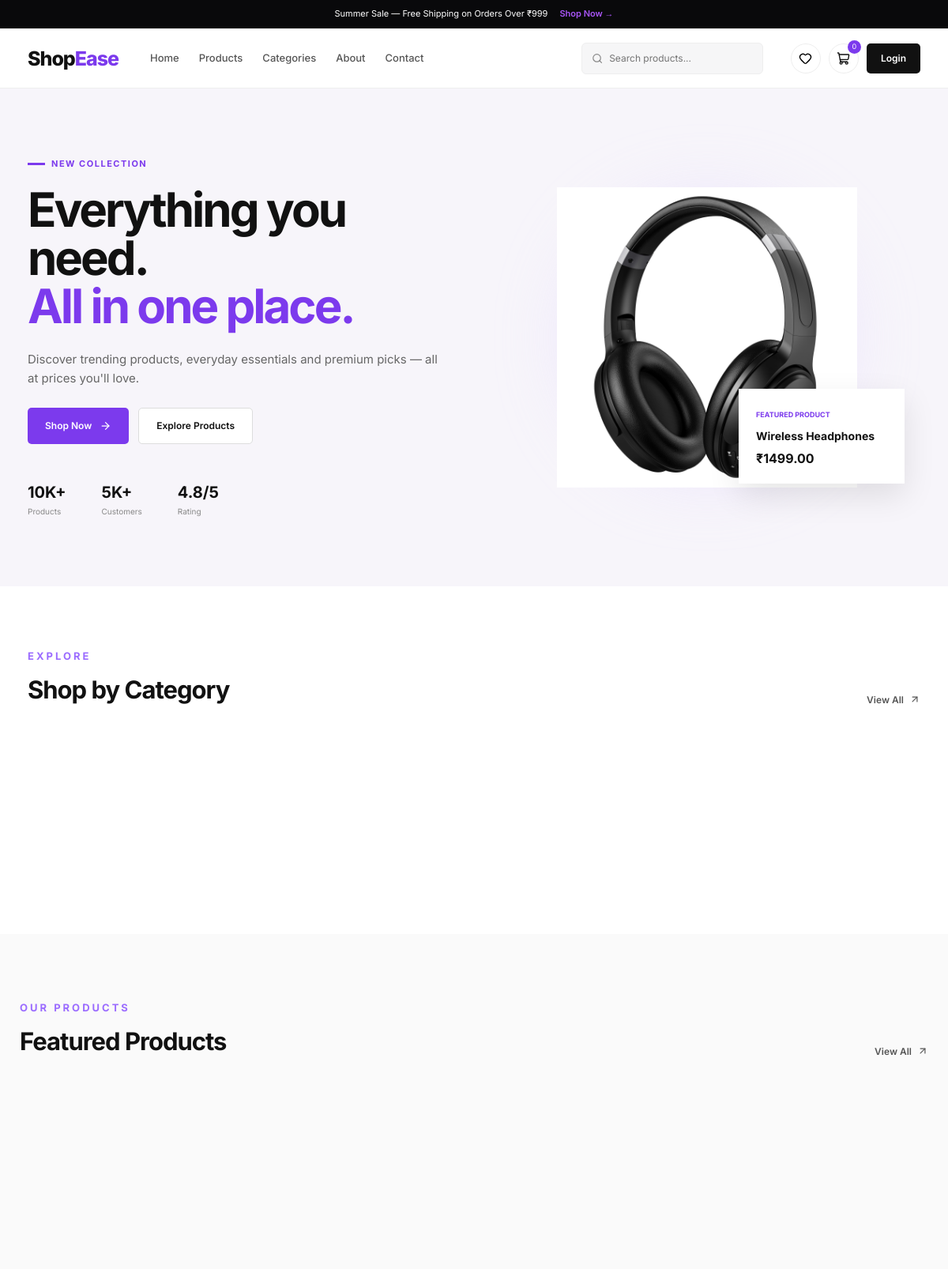
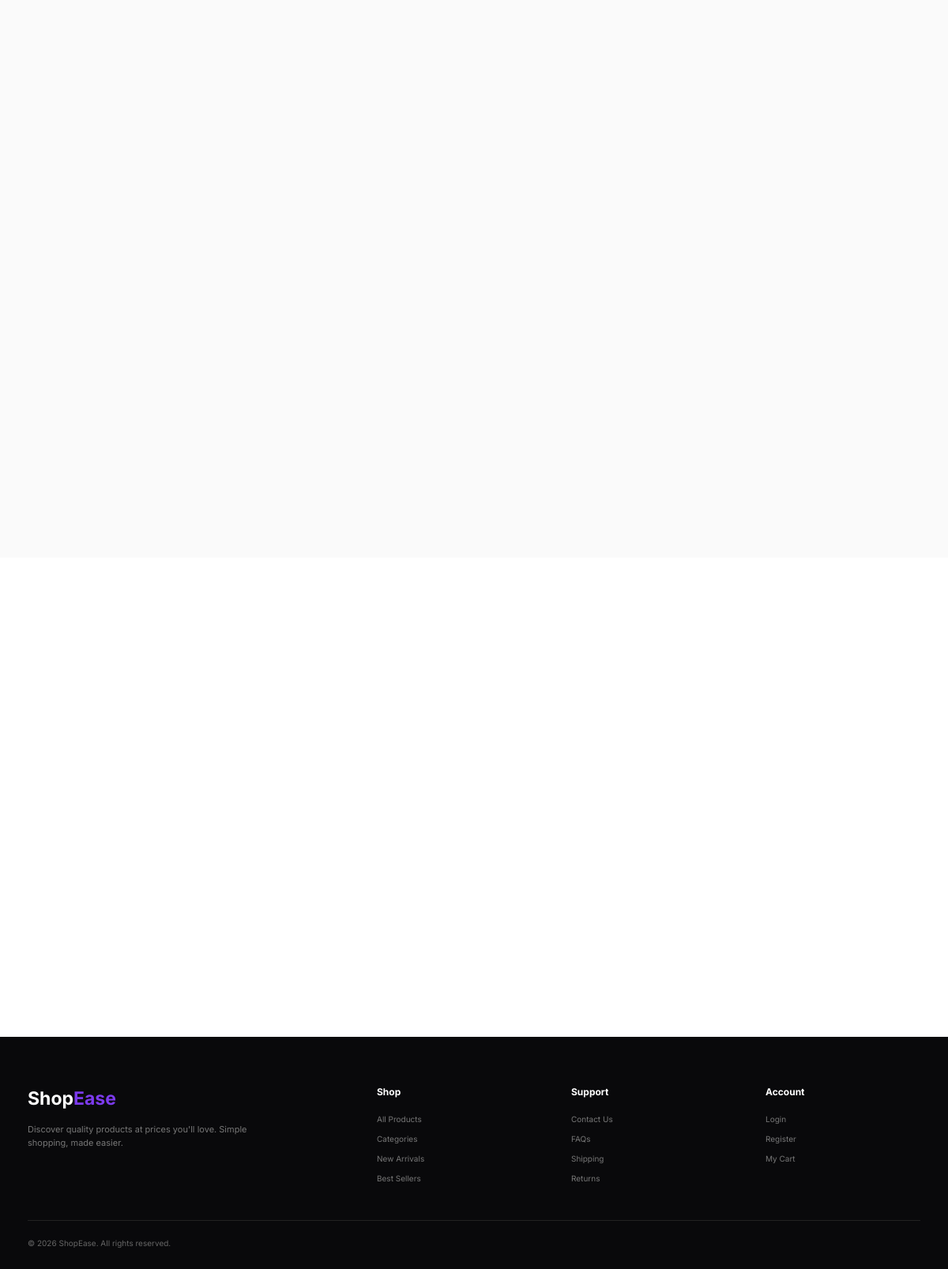
The page / on the database its author committed (2 pictures, top to bottom).
### store/models.py (models this page shows, shortened)
class Product(models.Model):
    name = models.CharField(max_length=200)
    description = models.TextField()
    price = models.DecimalField(max_digits=10, decimal_places=2)
    image = models.ImageField(upload_to='products/')
    stock = models.PositiveIntegerField(default=0)

### store/views.py (the view)
# urls.py: path('', views.home, name='home'),
def home(request):
    products = Product.objects.all()[:8]
    return render(request, 'store/home.html', {
        'products': products
    })

### store/templates/store/home.html (shortened to what this page needs)
{% extends 'store/base.html' %}
{% block content %}
<section class="hero">
    <div class="hero-container">
        <div class="hero-content">
            <div class="hero-label">
                <span></span>
                NEW COLLECTION
            </div>
            <h1>
                Everything you need.
                <strong>All in one place.</strong>
            </h1>
            <p>
                Discover trending products, everyday essentials
                and premium picks — all at prices you'll love.
            </p>
            <div class="hero-buttons">
                <a href="{% url 'products' %}" class="primary-btn">
                    Shop Now
                    <i data-lucide="arrow-right"></i>
                </a>
                <a href="{% url 'products' %}" class="secondary-btn">
                    Explore Products
                </a>
            </div>
            <div class="hero-stats">
                <div>
                    <strong>10K+</strong>
                    <span>Products</span>
                </div>
                <div>
                    <strong>5K+</strong>
                    <span>Customers</span>
                </div>
                <div>
                    <strong>4.8/5</strong>
                    <span>Rating</span>
                </div>
            </div>
        </div>
        <div class="hero-visual">
            {% if products %}
                {% with product=products.0 %}
                    {% if product.image %}
                        <img src="{{ product.image.url }}"
                             alt="{{ product.name }}">
                    {% endif %}
                    <div class="hero-product-card">
                        <span>Featured Product</span>
                        <h3>{{ product.name }}</h3>
                        <strong>₹{{ product.price }}</strong>
                    </div>
                {% endwith %}
            {% endif %}
        </div>
    </div>
</section>
<section class="section">
    <div class="section-heading">
        <div>
            <span class="section-label">EXPLORE</span>
            <h2>Shop by Category</h2>
        </div>
        <a href="{% url 'products' %}" class="view-link">
            View All
            <i data-lucide="arrow-up-right"></i>
        </a>
    </div>
    <div class="categories-grid">
    </div>
</section>
<section class="section products-section">
    <div class="section-heading">
        <div>
            <span class="section-label">OUR PRODUCTS</span>
            <h2>Featured Products</h2>
        </div>
        <a href="{% url 'products' %}" class="view-link">
            View All
            <i data-lucide="arrow-up-right"></i>
        </a>
    </div>
    <div class="product-grid">
    </div>
</section>
<section class="benefits">
</section>
{% endblock %}

### store/static/store/css/style.css (style rules this page uses)
* { margin: 0; padding: 0; box-sizing: border-box; }
html { scroll-behavior: smooth; }
body { font-family: "Inter", sans-serif; background: #fff; color: #111; line-height: 1.6; }
a { text-decoration: none; color: inherit; }
.primary-btn { height: 46px; padding: 0 22px; background: #7c3aed; color: #fff; display: inline-flex; align-items: center; justify-content: center; gap: 10px; border-radius: 5px; font-size: 12px; font-weight: 600; transition: .3s; }
.primary-btn svg { width: 15px; }
.secondary-btn { height: 46px; padding: 0 22px; border: 1px solid #ddd; background: #fff; display: inline-flex; align-items: center; border-radius: 5px; font-size: 12px; font-weight: 600; transition: .3s; }
.hero { background: #f7f5fa; padding: 70px 35px; }
.hero-container { max-width: 1330px; min-height: 490px; margin: auto; display: grid; grid-template-columns: 1fr 1fr; align-items: center; gap: 50px; }
.hero-label, .section-label { color: #7c3aed; font-size: 11px; font-weight: 700; letter-spacing: 1.5px; }
.hero-label { display: flex; align-items: center; gap: 8px; }
.hero-label span { width: 22px; height: 3px; background: #7c3aed; }
.hero-content h1 { margin-top: 18px; font-size: clamp(42px, 5vw, 68px); line-height: 1.02; letter-spacing: -3px; }
.hero-content h1 strong { color: #7c3aed; display: block; }
.hero-content p { max-width: 530px; margin: 25px 0; color: #666; font-size: 15px; }
.hero-buttons { display: flex; gap: 12px; }
.hero-stats { margin-top: 45px; display: flex; gap: 45px; }
.hero-stats div { display: flex; flex-direction: column; }
.hero-stats strong { font-size: 20px; }
.hero-stats span { color: #888; font-size: 10px; }
.hero-visual { height: 430px; position: relative; display: flex; align-items: center; justify-content: center; }
.hero-visual img { max-width: 75%; max-height: 380px; object-fit: contain; position: relative; z-index: 2; animation: floating 4s ease-in-out infinite; }
.hero-product-card { position: absolute; bottom: 30px; right: 20px; background: #fff; padding: 18px 22px; min-width: 210px; box-shadow: 0 15px 40px rgba(0,0,0,.1); z-index: 3; }
.hero-product-card span { font-size: 9px; color: #7c3aed; font-weight: 700; text-transform: uppercase; }
.hero-product-card h3 { font-size: 14px; margin: 5px 0; }
.hero-product-card strong { font-size: 16px; }
.section { max-width: 1330px; margin: auto; padding: 75px 35px; }
.section-heading { display: flex; align-items: end; justify-content: space-between; margin-bottom: 30px; }
.section-heading h2 { margin-top: 5px; font-size: 31px; letter-spacing: -1px; }
.view-link { display: flex; align-items: center; gap: 7px; font-size: 12px; font-weight: 600; color: #555; }
.view-link svg { width: 14px; }
.categories-grid { display: grid; grid-template-columns: repeat(4, 1fr); gap: 15px; }
.products-section { background: #fafafa; max-width: none; padding-left: max(35px, calc((100vw - 1260px) / 2)); padding-right: max(35px, calc((100vw - 1260px) / 2)); }
.product-grid { display: grid; grid-template-columns: repeat(4, 1fr); gap: 18px; }
.benefits { max-width: 1330px; margin: 0 auto 75px; padding: 0 35px; display: grid; grid-template-columns: repeat(3, 1fr); gap: 25px; }
.products-section { max-width: 1250px; margin: 0 auto; padding: 80px 25px; }
.section-label { color: #9b6cff; font-size: 13px; font-weight: 700; letter-spacing: 3px; margin-bottom: 12px; }

### rows shown on the page
Product: image (picture), name "Wireless Headphones", price "1499.00"
